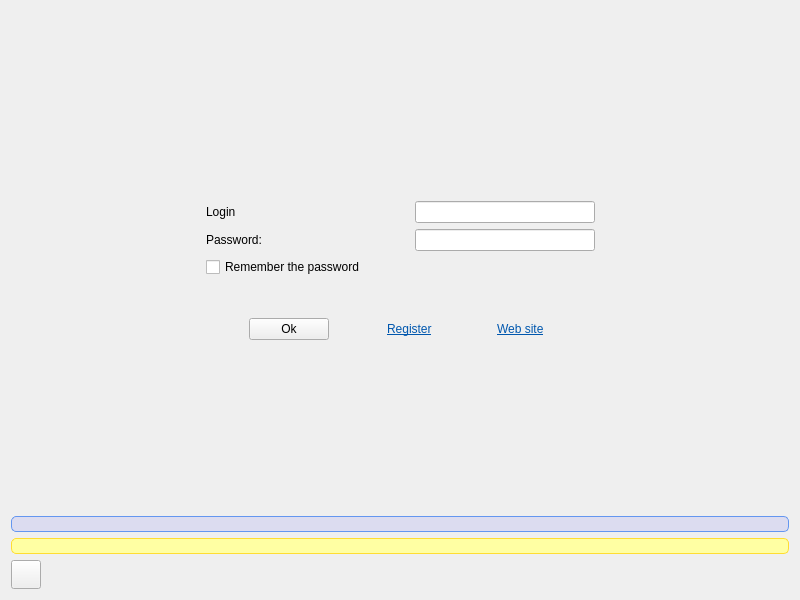
<?xml version="1.0" encoding="UTF-8"?>
<ui version="4.0">
 <class>MainWindow</class>
 <widget class="QMainWindow" name="MainWindow">
  <property name="geometry">
   <rect>
    <x>0</x>
    <y>0</y>
    <width>800</width>
    <height>600</height>
   </rect>
  </property>
  <property name="minimumSize">
   <size>
    <width>800</width>
    <height>600</height>
   </size>
  </property>
  <property name="maximumSize">
   <size>
    <width>800</width>
    <height>600</height>
   </size>
  </property>
  <property name="windowTitle">
   <string notr="true">CatchChallenger</string>
  </property>
  <property name="windowIcon">
   <iconset resource="../base/resources/client-resources.qrc">
    <normaloff>:/images/catchchallenger.png</normaloff>:/images/catchchallenger.png</iconset>
  </property>
  <widget class="QWidget" name="centralWidget">
   <layout class="QHBoxLayout" name="horizontalLayout">
    <property name="spacing">
     <number>0</number>
    </property>
    <property name="margin">
     <number>0</number>
    </property>
    <item>
     <widget class="QStackedWidget" name="stackedWidget">
      <property name="currentIndex">
       <number>0</number>
      </property>
      <widget class="QWidget" name="page_login">
       <property name="styleSheet">
        <string notr="true">#page_login{background-image: url(:/images/background.jpg);}</string>
       </property>
       <layout class="QVBoxLayout" name="verticalLayout_2">
        <item>
         <widget class="QLabel" name="version">
          <property name="styleSheet">
           <string notr="true">color: rgb(120, 120, 120);</string>
          </property>
         </widget>
        </item>
        <item>
         <spacer name="verticalSpacer_login_2">
          <property name="orientation">
           <enum>Qt::Vertical</enum>
          </property>
          <property name="sizeHint" stdset="0">
           <size>
            <width>20</width>
            <height>197</height>
           </size>
          </property>
         </spacer>
        </item>
        <item>
         <layout class="QHBoxLayout" name="horizontalLayout_login_1">
          <item>
           <spacer name="horizontalSpacer_login_8">
            <property name="orientation">
             <enum>Qt::Horizontal</enum>
            </property>
            <property name="sizeHint" stdset="0">
             <size>
              <width>40</width>
              <height>20</height>
             </size>
            </property>
           </spacer>
          </item>
          <item>
           <widget class="QFrame" name="frame_login_2">
            <property name="minimumSize">
             <size>
              <width>431</width>
              <height>191</height>
             </size>
            </property>
            <property name="maximumSize">
             <size>
              <width>431</width>
              <height>191</height>
             </size>
            </property>
            <property name="styleSheet">
             <string notr="true">#frame_login_2{background-image: url(:/images/background-dialog.png);}</string>
            </property>
            <layout class="QHBoxLayout" name="horizontalLayout_6">
             <property name="spacing">
              <number>0</number>
             </property>
             <property name="margin">
              <number>0</number>
             </property>
             <item>
              <widget class="QFrame" name="frame_login">
               <property name="minimumSize">
                <size>
                 <width>411</width>
                 <height>161</height>
                </size>
               </property>
               <property name="maximumSize">
                <size>
                 <width>411</width>
                 <height>161</height>
                </size>
               </property>
               <property name="frameShape">
                <enum>QFrame::NoFrame</enum>
               </property>
               <property name="frameShadow">
                <enum>QFrame::Raised</enum>
               </property>
               <layout class="QVBoxLayout" name="verticalLayout">
                <item>
                 <layout class="QHBoxLayout" name="horizontalLayout_login_2">
                  <item>
                   <widget class="QLabel" name="label_login_login">
                    <property name="text">
                     <string>Login</string>
                    </property>
                   </widget>
                  </item>
                  <item>
                   <spacer name="horizontalSpacer_login_7">
                    <property name="orientation">
                     <enum>Qt::Horizontal</enum>
                    </property>
                    <property name="sizeHint" stdset="0">
                     <size>
                      <width>40</width>
                      <height>20</height>
                     </size>
                    </property>
                   </spacer>
                  </item>
                  <item>
                   <widget class="QLineEdit" name="lineEditLogin">
                    <property name="minimumSize">
                     <size>
                      <width>180</width>
                      <height>0</height>
                     </size>
                    </property>
                    <property name="maximumSize">
                     <size>
                      <width>180</width>
                      <height>16777215</height>
                     </size>
                    </property>
                    <property name="styleSheet">
                     <string notr="true">background-image: url(:/images/light-white.png);
border-image: url(:/images/empty.png);color: rgb(0, 0, 0);</string>
                    </property>
                   </widget>
                  </item>
                 </layout>
                </item>
                <item>
                 <layout class="QHBoxLayout" name="horizontalLayout_login_3">
                  <item>
                   <widget class="QLabel" name="label_login_pass">
                    <property name="text">
                     <string>Password:</string>
                    </property>
                   </widget>
                  </item>
                  <item>
                   <spacer name="horizontalSpacer_login_2">
                    <property name="orientation">
                     <enum>Qt::Horizontal</enum>
                    </property>
                    <property name="sizeHint" stdset="0">
                     <size>
                      <width>40</width>
                      <height>20</height>
                     </size>
                    </property>
                   </spacer>
                  </item>
                  <item>
                   <widget class="QLineEdit" name="lineEditPass">
                    <property name="minimumSize">
                     <size>
                      <width>180</width>
                      <height>0</height>
                     </size>
                    </property>
                    <property name="maximumSize">
                     <size>
                      <width>180</width>
                      <height>16777215</height>
                     </size>
                    </property>
                    <property name="styleSheet">
                     <string notr="true">background-image: url(:/images/light-white.png);
border-image: url(:/images/empty.png);color: rgb(0, 0, 0);</string>
                    </property>
                    <property name="echoMode">
                     <enum>QLineEdit::Password</enum>
                    </property>
                   </widget>
                  </item>
                 </layout>
                </item>
                <item>
                 <widget class="QCheckBox" name="checkBoxRememberPassword">
                  <property name="text">
                   <string>Remember the password</string>
                  </property>
                 </widget>
                </item>
                <item>
                 <spacer name="verticalSpacer_login">
                  <property name="orientation">
                   <enum>Qt::Vertical</enum>
                  </property>
                  <property name="sizeHint" stdset="0">
                   <size>
                    <width>20</width>
                    <height>72</height>
                   </size>
                  </property>
                 </spacer>
                </item>
                <item>
                 <layout class="QHBoxLayout" name="horizontalLayout_login_4">
                  <item>
                   <spacer name="horizontalSpacer_login_3">
                    <property name="orientation">
                     <enum>Qt::Horizontal</enum>
                    </property>
                    <property name="sizeHint" stdset="0">
                     <size>
                      <width>40</width>
                      <height>20</height>
                     </size>
                    </property>
                   </spacer>
                  </item>
                  <item>
                   <widget class="QPushButton" name="pushButtonTryLogin">
                    <property name="text">
                     <string> Ok </string>
                    </property>
                   </widget>
                  </item>
                  <item>
                   <spacer name="horizontalSpacer_login_5">
                    <property name="orientation">
                     <enum>Qt::Horizontal</enum>
                    </property>
                    <property name="sizeHint" stdset="0">
                     <size>
                      <width>40</width>
                      <height>20</height>
                     </size>
                    </property>
                   </spacer>
                  </item>
                  <item>
                   <widget class="QLabel" name="label_login_register">
                    <property name="styleSheet">
                     <string notr="true">background-image: url(:/images/light-white.png);
padding: 0 5px;</string>
                    </property>
                    <property name="text">
                     <string>&lt;a href=&quot;http://catchchallenger.first-world.info/register.html&quot;&gt;&lt;span style=&quot;text-decoration:underline;color:#0057ae;&quot;&gt;Register&lt;/span&gt;&lt;/a&gt;</string>
                    </property>
                    <property name="openExternalLinks">
                     <bool>true</bool>
                    </property>
                   </widget>
                  </item>
                  <item>
                   <spacer name="horizontalSpacer_login_6">
                    <property name="orientation">
                     <enum>Qt::Horizontal</enum>
                    </property>
                    <property name="sizeHint" stdset="0">
                     <size>
                      <width>40</width>
                      <height>20</height>
                     </size>
                    </property>
                   </spacer>
                  </item>
                  <item>
                   <widget class="QLabel" name="label_login_website">
                    <property name="styleSheet">
                     <string notr="true">background-image: url(:/images/light-white.png);
padding: 0 5px;</string>
                    </property>
                    <property name="text">
                     <string>&lt;a href=&quot;http://catchchallenger.first-world.info/&quot;&gt;&lt;span style=&quot;text-decoration:underline;color:#0057ae;&quot;&gt;Web site&lt;/span&gt;&lt;/a&gt;</string>
                    </property>
                    <property name="openExternalLinks">
                     <bool>true</bool>
                    </property>
                   </widget>
                  </item>
                  <item>
                   <spacer name="horizontalSpacer_login_4">
                    <property name="orientation">
                     <enum>Qt::Horizontal</enum>
                    </property>
                    <property name="sizeHint" stdset="0">
                     <size>
                      <width>40</width>
                      <height>20</height>
                     </size>
                    </property>
                   </spacer>
                  </item>
                 </layout>
                </item>
               </layout>
              </widget>
             </item>
            </layout>
           </widget>
          </item>
          <item>
           <spacer name="horizontalSpacer_login_9">
            <property name="orientation">
             <enum>Qt::Horizontal</enum>
            </property>
            <property name="sizeHint" stdset="0">
             <size>
              <width>40</width>
              <height>20</height>
             </size>
            </property>
           </spacer>
          </item>
         </layout>
        </item>
        <item>
         <spacer name="verticalSpacer_login_3">
          <property name="orientation">
           <enum>Qt::Vertical</enum>
          </property>
          <property name="sizeHint" stdset="0">
           <size>
            <width>20</width>
            <height>197</height>
           </size>
          </property>
         </spacer>
        </item>
        <item>
         <widget class="QLabel" name="news">
          <property name="styleSheet">
           <string notr="true">background-color: rgb(220, 220, 240);
border: 1px solid rgb(100, 150, 240);
border-radius:5px;
color: rgb(0, 0, 0);</string>
          </property>
          <property name="text">
           <string/>
          </property>
          <property name="openExternalLinks">
           <bool>true</bool>
          </property>
         </widget>
        </item>
        <item>
         <widget class="QLabel" name="update">
          <property name="styleSheet">
           <string notr="true">background-color: rgb(255, 255, 163);
border: 1px solid rgb(255, 221, 50);
border-radius:5px;
color: rgb(0, 0, 0);</string>
          </property>
          <property name="openExternalLinks">
           <bool>true</bool>
          </property>
         </widget>
        </item>
        <item>
         <layout class="QHBoxLayout" name="horizontalLayout_2">
          <item>
           <widget class="QToolButton" name="languages">
            <property name="icon">
             <iconset resource="../base/resources/client-resources.qrc">
              <normaloff>:/images/interface/languages.png</normaloff>:/images/interface/languages.png</iconset>
            </property>
            <property name="iconSize">
             <size>
              <width>22</width>
              <height>22</height>
             </size>
            </property>
           </widget>
          </item>
          <item>
           <spacer name="horizontalSpacer">
            <property name="orientation">
             <enum>Qt::Horizontal</enum>
            </property>
            <property name="sizeHint" stdset="0">
             <size>
              <width>40</width>
              <height>20</height>
             </size>
            </property>
           </spacer>
          </item>
         </layout>
        </item>
       </layout>
      </widget>
     </widget>
    </item>
   </layout>
  </widget>
 </widget>
 <layoutdefault spacing="6" margin="11"/>
 <resources>
  <include location="../base/resources/client-resources.qrc"/>
 </resources>
 <connections/>
</ui>
